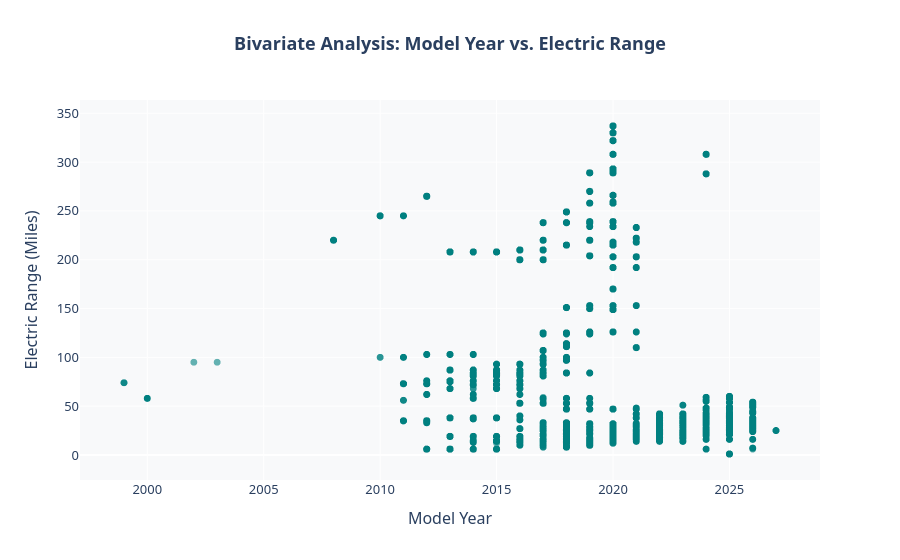

Notebook source saved alongside this figure:
### Markdown cell above
#### <span style="color:red">5. Bivariate scatter plots </span>

### Code cell
df_bivariate = df_clean[df_clean['Electric Range'] > 0]
fig_scatter = px.scatter(
    df_bivariate,
    x='Model Year',
    y='Electric Range',
    title='<b>Bivariate Analysis: Model Year vs. Electric Range</b>',
    color_discrete_sequence=['#008080'],
    opacity=0.6
)

fig_scatter.update_traces(
    marker=dict(size=7),
    hovertemplate='<b>Model Year: %{x}</b><br>Electric Range: %{y} miles'
)

fig_scatter.update_layout(
    title_x=0.5,
    xaxis_title="Model Year",
    yaxis_title="Electric Range (Miles)",
    font=dict(family="Segoe UI, sans-serif", size=13),
    paper_bgcolor='#FFFFFF',
    plot_bgcolor='#F8F9FA'
)

fig_scatter.show()

### Figure 1 — Plotly figure (JSON) as saved in the notebook; plotly's stock layout.template omitted (floating-point values rounded to 4 significant figures; data arrays with more than 128 entries replaced by an {"elided": "..."} marker saying what was removed)
{"data": [{"hovertemplate": "<b>Model Year: %{x}</b><br>Electric Range: %{y} miles", "legendgroup": "", "marker": {"color": "#008080", "opacity": 0.6, "size": 7, "symbol": "circle"}, "mode": "markers", "name": "", "showlegend": false, "type": "scattergl", "x": {"elided": "101703 int values"}, "xaxis": "x", "y": {"elided": "101703 float values"}, "yaxis": "y"}], "layout": {"font": {"family": "Segoe UI, sans-serif", "size": 13}, "legend": {"tracegroupgap": 0}, "paper_bgcolor": "#FFFFFF", "plot_bgcolor": "#F8F9FA", "title": {"text": "<b>Bivariate Analysis: Model Year vs. Electric Range</b>", "x": 0.5}, "xaxis": {"anchor": "y", "domain": [0, 1], "title": {"text": "Model Year"}}, "yaxis": {"anchor": "x", "domain": [0, 1], "title": {"text": "Electric Range (Miles)"}}}}
